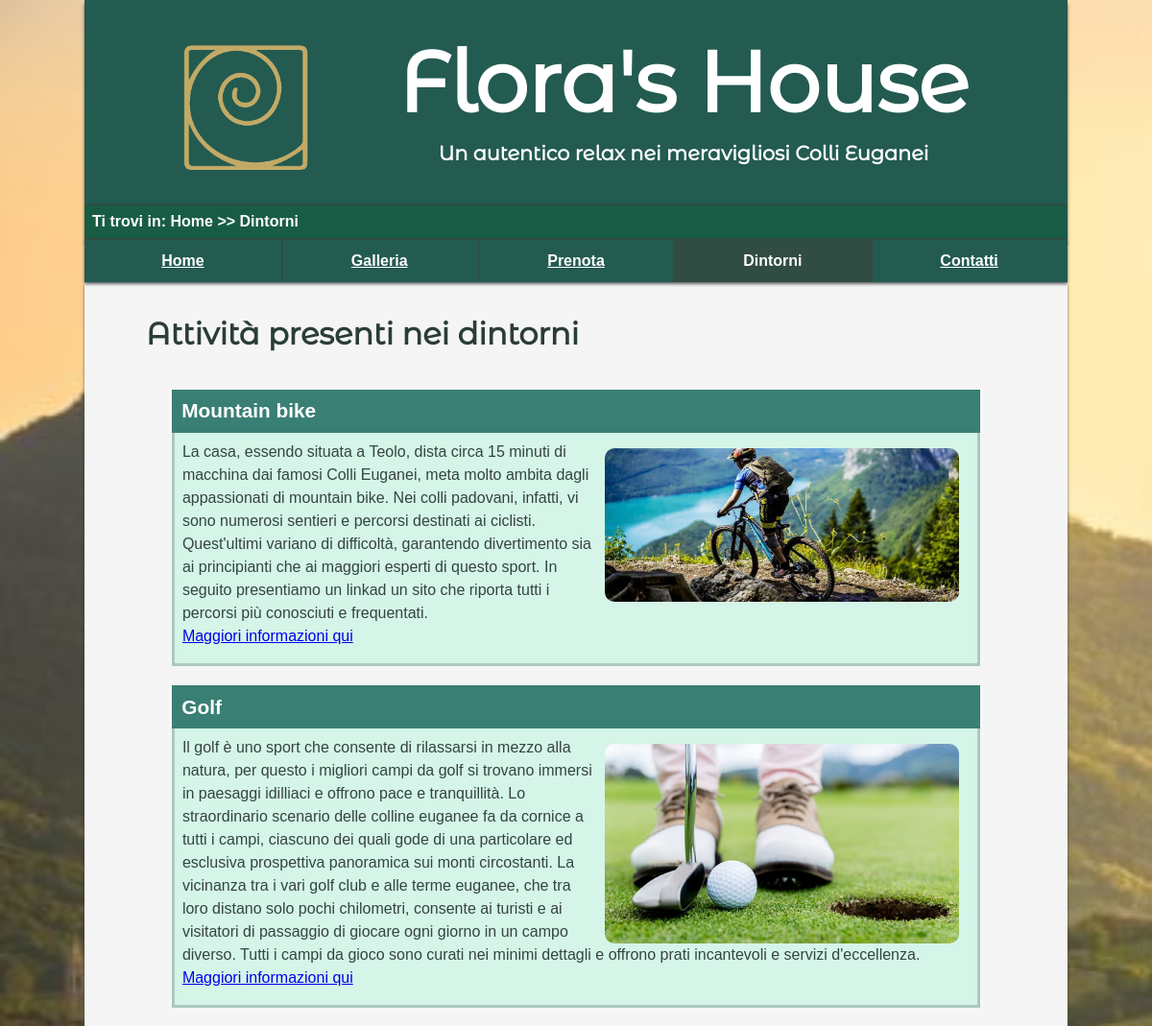
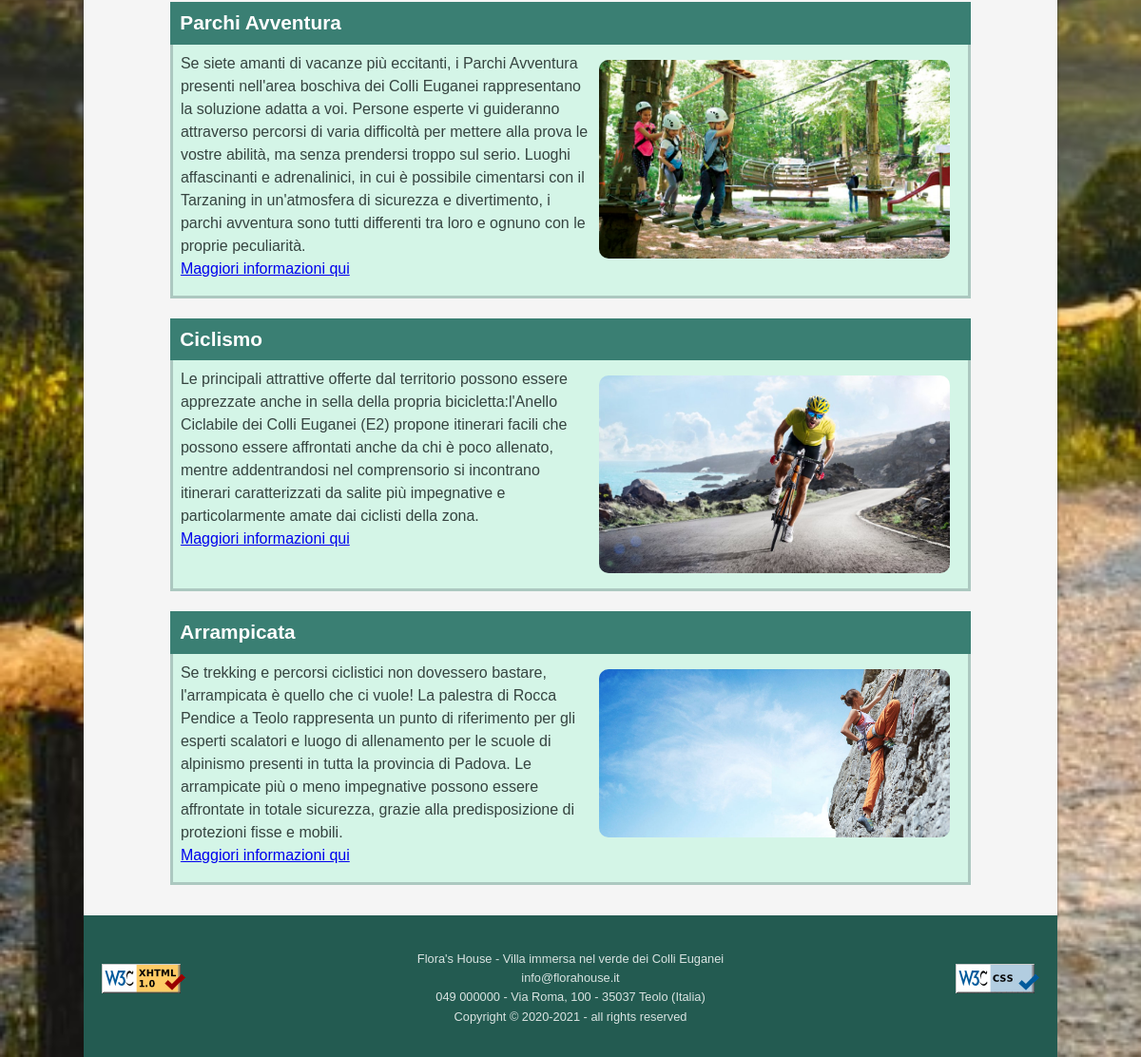
Page /php/dintorni.php on the committed database (2 pictures, top to bottom).
### tables this page shows
CREATE TABLE `attivita` (
  `Codice` int(11) NOT NULL,
  `Titolo` varchar(80) NOT NULL,
  `Descrizione` varchar(1024) NOT NULL,
  `Link` varchar(80) DEFAULT NULL,
  `AltImmagine` varchar(600) NOT NULL,
  `Immagine` varchar(80) NOT NULL
);

### php/connection.php (called while the page is built, shortened)
<?php
    class connection{
        private $connection;
        public function __construct(){
            $this->connection = mysqli_connect(connection::HOST,connection::USERNAME,
                connection::PASSWORD, connection::DATABASE);
        }
        public function isConnected(){
            if($this->connection->connect_errno){
                return false;
            }
            else{
                return true;
            }
        }
        public function getListAttivita(){
            $querySelect = "SELECT * FROM attivita ORDER BY Codice ASC";
            $queryResult = mysqli_query($this->connection, $querySelect);
            if(mysqli_num_rows($queryResult)!=0){
                $listAttivita = array();
                while($row = mysqli_fetch_assoc($queryResult)){
                    $attivita = array(
                        "Codice" => $row['Codice'],
                        "Titolo" => $row['Titolo'],
                        "Descrizione" => $row['Descrizione'],
                        "AltImmagine" => $row['AltImmagine'],
                        "Immagine" => $row['Immagine'],
                        "Link" => $row['Link']
                    );
                    array_push($listAttivita, $attivita);
                }
                return $listAttivita;
            }
            else{
                return null;
            }
        }
    }
?>

### php/dintorni.php (the view, shortened to what this page needs)
<?php
    require_once "connection.php";
    $connessione = new connection();
    $paginaHTML = file_get_contents("..". DIRECTORY_SEPARATOR . "html". DIRECTORY_SEPARATOR ."dintorni.html");
    if($connessione->isConnected()){
        $listaAttivita = $connessione->getListAttivita();
        if($listaAttivita != null){
            $dlAttivita = '<dl id="attivita">';
            foreach($listaAttivita as $attivita){
                $dlAttivita.='<dt>'. $attivita['Titolo'] . '</dt>';
                $dlAttivita.='<dd>';
                $dlAttivita.='<img src="'. $attivita["Immagine"].'" alt="'. $attivita["AltImmagine"] . '"/>';
                $dlAttivita.='<p>'. $attivita["Descrizione"] . '</p>';
                $dlAttivita.='<a href="'. $attivita["Link"] . '" title="Vai alla pagina per maggiori informazioni sull\'attività"
                aria-label="Vai alla pagina per maggiori informazioni sull\'attività">Maggiori informazioni qui</a>';
                $dlAttivita.='</dd>';
            }
            $dlAttivita.='</dl>';
            echo str_replace("<listaAttivita />", $dlAttivita, $paginaHTML);
        }
        else{
            echo str_replace("<listaAttivita />", "Nessuna attività presente", $paginaHTML);
        }
    }
    else{
        die("Connessione non riuscita");
    }
?>

### style/style_lavoro.css (style rules this page uses)
* { padding: 0em; margin: 0em; }
html { background-image: url("../images/colli.jpg"); background-attachment: fixed; background-repeat:no-repeat; background-size: cover; width: 100%; }
body { max-width:1024px; margin:auto; font-family:"Arial",cursive,Sans-serif; background-color: #8DC4AB; }
#header { padding:1.5em; padding-bottom: 2.5em; padding-top: 2em; text-align:center; background-color: #235B51; color: #FFFFFF; -webkit-box-shadow: 0px 4px 3px 0px rgba(50, 50, 50, 0.75); -moz-box-shadow: 0px 4px 3px 0px rgba(50, 50, 50, 0.75); box-shadow: 0px 4px 3px 0px rgba(50, 50, 50, 0.75); }
#header h1 { font-size: 5.5em; font-family: titleFont,"Arial",cursive,Sans-serif; }
#header h3 { padding-top:0.4em; font-family: titleFont,"Arial",cursive,Sans-serif; font-size: 1.3em; }
#logo { float:left; width:auto; max-height: 10em; margin-left: 4em; object-fit: contain; cursor: pointer; }
#breadcrumb { color:white; background-color: #195C46; border-bottom: 2px solid #314C43; border-top:2px solid #314C43; padding: 0.5em; font-weight: bold; -webkit-box-shadow: 0px 4px 3px 0px rgba(50, 50, 50, 0.75); -moz-box-shadow: 0px 4px 3px 0px rgba(50, 50, 50, 0.75); box-shadow: 0px 4px 3px 0px rgba(50, 50, 50, 0.75); }
.currentLink { display: block; color: white; text-align: center; padding: 0.8em 0em; background-color: #314C43; font-weight: bold; }
#menu { position: -webkit-sticky; position: sticky; top: 0; z-index: 1; -webkit-box-shadow: 0px 2px 3px 0px rgba(50, 50, 50, 0.75); -moz-box-shadow: 0px 2px 3px 0px rgba(50, 50, 50, 0.75); box-shadow: 0px 2px 3px 0px rgba(50, 50, 50, 0.75); }
#menu ul { list-style-type: none; margin: 0; padding: 0; overflow: hidden; background-color: #235B51; }
#menu ul li { float: left; border-right: 2px solid #314C43; margin-right: -2px; min-width: 20%; }
#menu .endMenu { border-right: 0px; margin-right: 0px; }
#menu ul li a { display: block; color: white; text-align: center; padding: 0.8em 1em; font-weight: bold; }
.main { background-color: whitesmoke; padding: 2em 4em; font-size: 1em; line-height: 1.5em; -webkit-box-shadow: 0px 4px 3px 0px rgba(50, 50, 50, 0.75); -moz-box-shadow: 0px 4px 3px 0px rgba(50, 50, 50, 0.75); box-shadow: 0px 4px 3px 0px rgba(50, 50, 50, 0.75); }
.main p { font-size: 1em; color: rgba(54,68,64,1.00); }
.main h2 { color: rgba(42,61,54,1.00); font-size: 2em; padding-top:0.3em; padding-bottom: 0.8em; font-family: titleFont,"Arial",cursive,Sans-serif; }
.main dt { color: rgba(42,61,54,1.00); }
#footer { text-align:center; font-size: 0.8em; padding:3em 1.5em 2.4em; background-color: #235B51; }
#footer ul li { list-style-type: none; color: rgba(255,255,255,0.83); padding-bottom: 0.4em; }
#imgValidCode { padding-top:1em; float:left; }
#imgValidCSS { padding-top:1em; float:right; }
#attivita { width:94%; margin:auto; }
#attivita dt { background-color: #3A7F73; color: white; font-weight: bold; font-size: 1.3em; padding: 0.5em; margin-top: 1em; }
#attivita dd { padding: 0.5em; background-color: #D4F5E7; display: inline-block; padding-bottom: 1em; border: 3px solid rgba(172,200,192,1.00); border-top: none; }
#attivita dd img { float: right; width: 45%; margin-right: 0.7em; margin-top: 0.5em; margin-left: 0.5em; border-radius: 10px; }

### style/smallStyle.css (style rules this page uses)
#footer { font-size: 0.9em; }
#imgValidCode { display: none; }
#imgValidCSS { display: none; }
#header h1 { font-size: 2.2em;; }
#header h3 { display: none; }
#header { padding: 0.6em; }
img#logo { max-height: 3em; margin-right: -3%; margin-left: 0em; }
#breadcrumb { padding: 0.3em; }
#menu ul li { max-width: 20%; padding: 0.8em 0em; text-align: center; }
#menu ul li a { padding: 0.2em; display: contents; }
.main { padding: 1.2em; }
.main p { font-size: 0.8em; }
.main h2 { font-size: 1.3em; }
.main p { font-size: 1.2em; }
#attivita dt { font-size: 0.9em; }
#attivita dd img { display: none; }

### rows in the picture
attivita: Titolo "Mountain bike", Immagine (picture), Descrizione "La casa, essendo situata a Teolo, dista circa 15 minuti di macchina dai famosi Colli Euganei, meta molto ambita dagli appassionati di mountain bike . Nei colli padovani, infatti, vi sono numerosi sentieri e percorsi destinati ai ciclisti. Quest'ultimi variano di difficoltà, garantendo divertimento sia ai principianti che ai maggiori esperti di questo sport. In seguito presentiamo un link ad un sito che riporta tutti i percorsi più conosciuti e frequentati."
attivita: Titolo "Golf", Immagine (picture), Descrizione "Il golf è uno sport che consente di rilassarsi in mezzo alla natura, per questo i migliori campi da golf si trovano immersi in paesaggi idilliaci e offrono pace e tranquillità. Lo straordinario scenario delle colline euganee fa da cornice a tutti i campi, ciascuno dei quali gode di una particolare ed esclusiva prospettiva panoramica sui monti circostanti. La vicinanza tra i vari golf club e alle terme euganee, che tra loro distano solo pochi chilometri, consente ai turisti e ai visitatori di passaggio di giocare ogni giorno in un campo diverso. Tutti i campi da gioco sono curati nei minimi dettagli e offrono prati incantevoli e servizi d'eccellenza."
attivita: Titolo "Parchi Avventura", Immagine (picture), Descrizione "Se siete amanti di vacanze più eccitanti, i Parchi Avventura presenti nell'area boschiva dei Colli Euganei rappresentano la soluzione adatta a voi. Persone esperte vi guideranno attraverso percorsi di varia difficoltà per mettere alla prova le vostre abilità, ma senza prendersi troppo sul serio. Luoghi affascinanti e adrenalinici, in cui è possibile cimentarsi con il Tarzaning in un'atmosfera di sicurezza e divertimento, i parchi avventura sono tutti differenti tra loro e ognuno con le proprie peculiarità."
attivita: Titolo "Ciclismo", Immagine (picture), Descrizione "Le principali attrattive offerte dal territorio possono essere apprezzate anche in sella della propria bicicletta:l'Anello Ciclabile dei Colli Euganei (E2) propone itinerari facili che possono essere affrontati anche da chi è poco allenato, mentre addentrandosi nel comprensorio si incontrano itinerari caratterizzati da salite più impegnative e particolarmente amate dai ciclisti della zona."
attivita: Titolo "Arrampicata", Immagine (picture), Descrizione "Se trekking e percorsi ciclistici non dovessero bastare, l'arrampicata è quello che ci vuole! La palestra di Rocca Pendice a Teolo rappresenta un punto di riferimento per gli esperti scalatori e luogo di allenamento per le scuole di alpinismo presenti in tutta la provincia di Padova. Le arrampicate più o meno impegnative possono essere affrontate in totale sicurezza, grazie alla predisposizione di protezioni fisse e mobili."
